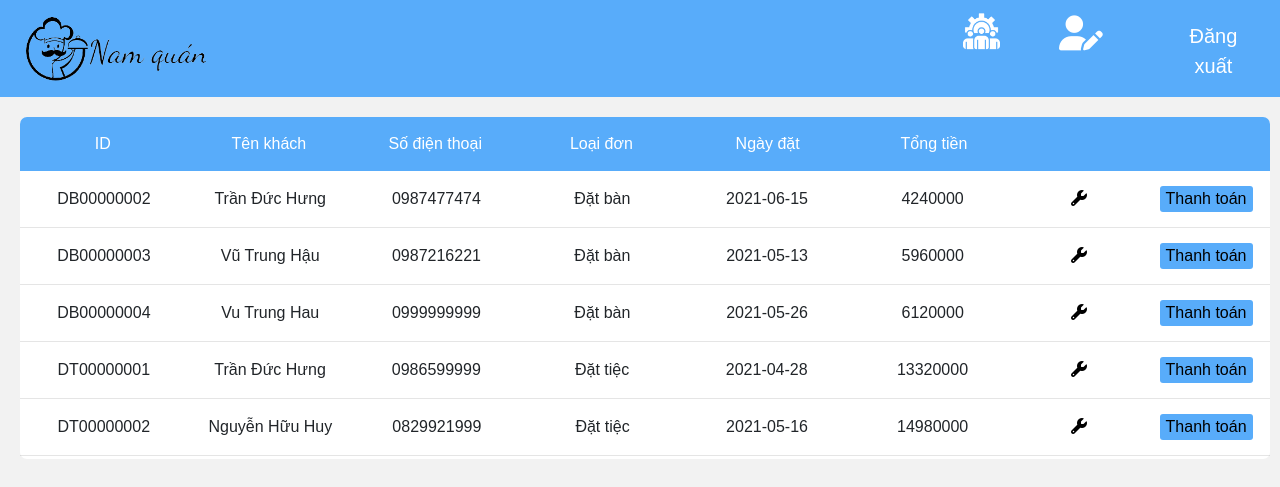
The page /IndexMaPay.php on the database its author committed.
### tables this page shows
CREATE TABLE `dondat` (
  `id` char(10) NOT NULL,
  `tenkhach` varchar(100) NOT NULL,
  `sdt` char(10) NOT NULL,
  `loaidon` int(11) NOT NULL,
  `phong` char(10) NOT NULL,
  `ngaydat` date NOT NULL,
  `giodat` time NOT NULL,
  `slkhach` int(11) NOT NULL,
  `monan` text NOT NULL,
  `tongtien` int(11) NOT NULL,
  `trangthai` int(11) NOT NULL
);

### src/AccountDB.php (called while the page is built, shortened)
<?php
	class QuanLy extends ThuNgan{
		public function quanLyDonDat(){
			$sql = "select * from dondat";
			$conn = open_database();
			return $result = $conn->query($sql);
		}
	}
?>

### src/IndexMaPay.php (the view, shortened to what this page needs)
<?php
    require_once('AccountDB.php');
?>
<!DOCTYPE html>
<html>
<head>
  <link rel="stylesheet" href="style.css">
  <link rel="stylesheet" href="https://maxcdn.bootstrapcdn.com/bootstrap/4.5.2/css/bootstrap.min.css">
  <link rel="stylesheet" href="https://cdnjs.cloudflare.com/ajax/libs/font-awesome/4.7.0/css/font-awesome.min.css">
</head>
<body>
	<nav class="navbar navbar-expand-sm navbar-infor">
    <a href="indexManager.php" class="navbar-brand"><img src="Image/logo.png" class="float-left" width="195px" height="45px"></a>
      <ul class="navbar-nav" style="padding-left: 710px; font-size: 20px">
                    <li class="nav-item">
                    <a href="indexManager.php" class="navbar-brand"><i class = "management"><img src="Image/management.png"  width="55px" height="55px" style="padding-left: 15px"></i><div class="shop4">Quản Lý</div></a>
                  </li>
          <li class="nav-item">
            <a class="nav-link" href="EditProfile.php"><i class='fas fa-user-edit' style='font-size:35px;color: white;padding-left: 35px'></i><div class="shop3">Hồ sơ cá nhân</div></a></a>
          </li>
          <li class="nav-item">
            <a class="nav-link" href="Logout.php" style="margin-top: 5px;padding-left: 60px; color:white;">Đăng xuất</a>
          </li>
        </ul>
    </nav>
    <div class="table">
  <div class="row-header">
    <div class="cell">ID</div>
    <div class="cell">Tên khách</div>
    <div class="cell">Số điện thoại</div>
    <div class="cell">Loại đơn</div>
    <div class="cell">Ngày đặt</div>
    <div class="cell">Tổng tiền</div>
    <div class="cell-icon"></div>
    <div class="cell-icon"></div>
  </div>
  <div class="row">
  <?php
    $quanly = new QuanLy();
    $result = $quanly->quanLyDonDat();
        if ($result->num_rows > 0) {
          while($row = $result->fetch_assoc()) {
            if($row['trangthai']==0){
              if($row['loaidon'] == 1){
                $loaidon = 'Đặt tiệc';
              }else{
                $loaidon = 'Đặt bàn';
              }
            ?>
    <form method="post" id="form" action="">
    <div class="row-content">
    <div class="cell"><?= $row['id'] ?></div>
    <div class="cell"><?= $row['tenkhach'] ?></div>
    <div class="cell"><?= $row['sdt'] ?></div>
    <div class="cell"><?= $loaidon?></div>
    <div class="cell"><?= $row['ngaydat'] ?></div>
    <div class="cell"><?= $row['tongtien'] ?></div>
    <div class="cell-icon"><button type="submit" style="background-color:white; border: none;" name="editConfirm" value="<?= $row['id'] ?>"><span class="fa fa-wrench"></span></button></div>
    <div class="cell-icon"><button type="submit" style="background-color:#58ACFA; border: none; border-radius: 3px 3px 3px 3px" name="thanhtoan" value="<?= $row['id'] ?>">Thanh toán</button></div>
  </div>
  </form>
  <hr>
      <?php
    }
  }
  }
?>
  </div>
</div>
</body>
</html>

### src/style.css (style rules this page uses)
img { max-width: 100%; height: auto; border: 0; vertical-align: top; }
body { background-color: #F2F2F2; }

### src/IndexMaPay.php (style rules this page uses)
body { font-family: Helvetica, sans-serif; margin: 0; padding: 0; text-align: center; background: #F2F2F2; }
.navbar-expand-sm { background-color: #58ACFA; }
.table { background: white; text-align: center; width: 1250px; border-radius: 7px; margin: 20px; padding-bottom: 3px; float: left; }
.row-header { background: #58ACFA; border-top-right-radius: 7px; border-top-left-radius: 7px; color: white; }
.cell { display: table-cell; padding: 15px; width: 170px; }
.cell-icon { display: table-cell; padding: 15px; width: 130px; }
.row { display: table-row; }
.row hr { padding: 0px; margin: 0px; }

### rows shown on the page
dondat: id "DB00000002", tenkhach "Trần Đức Hưng", sdt "0987477474", loaidon "Đặt bàn", ngaydat "2021-06-15", tongtien "4240000"
dondat: id "DB00000003", tenkhach "Vũ Trung Hậu", sdt "0987216221", loaidon "Đặt bàn", ngaydat "2021-05-13", tongtien "5960000"
dondat: id "DB00000004", tenkhach "Vu Trung Hau", sdt "0999999999", loaidon "Đặt bàn", ngaydat "2021-05-26", tongtien "6120000"
dondat: id "DT00000001", tenkhach "Trần Đức Hưng", sdt "0986599999", loaidon "Đặt tiệc", ngaydat "2021-04-28", tongtien "13320000"
dondat: id "DT00000002", tenkhach "Nguyễn Hữu Huy", sdt "0829921999", loaidon "Đặt tiệc", ngaydat "2021-05-16", tongtien "14980000"
